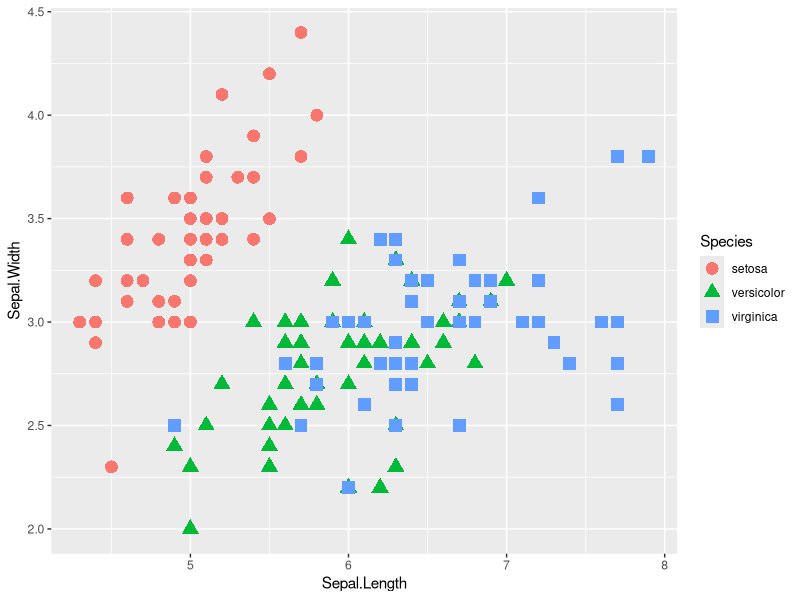
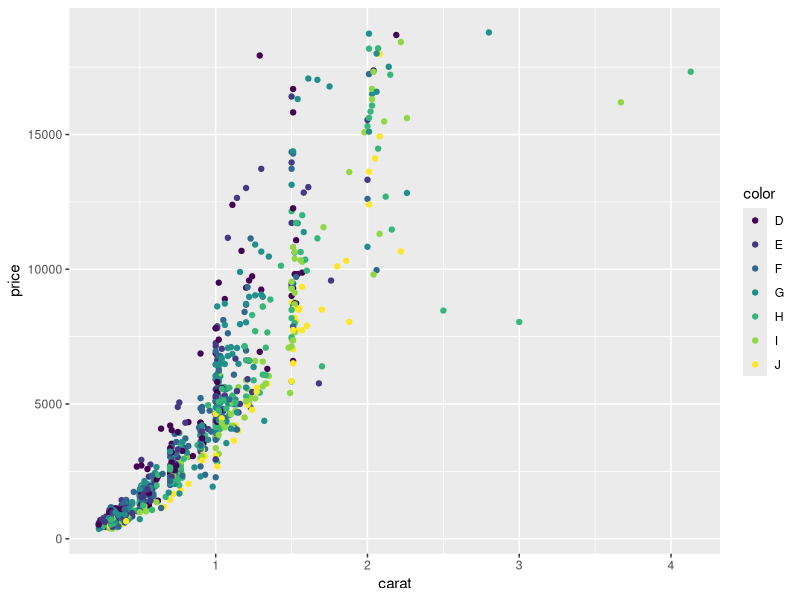
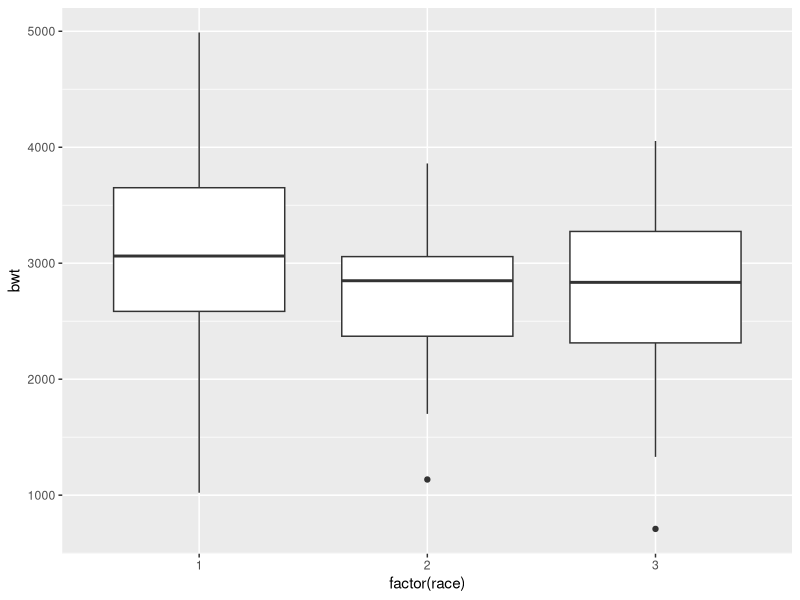
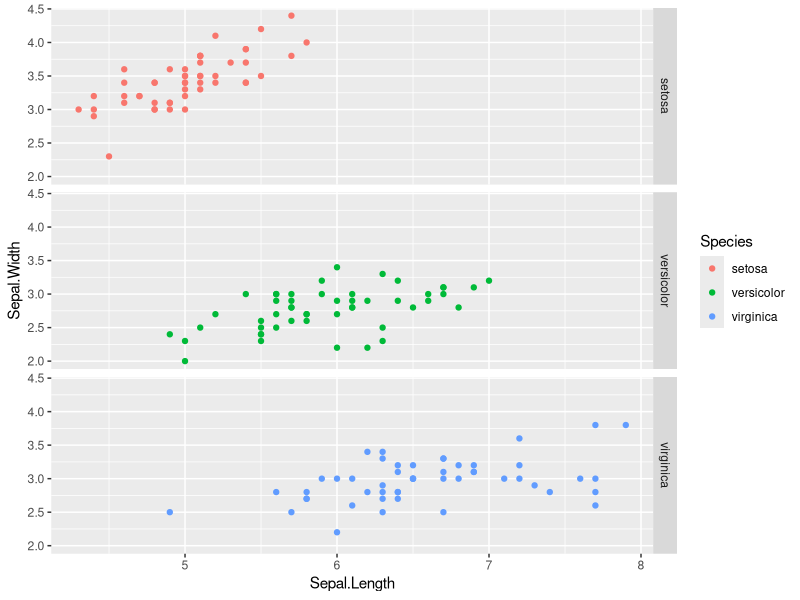
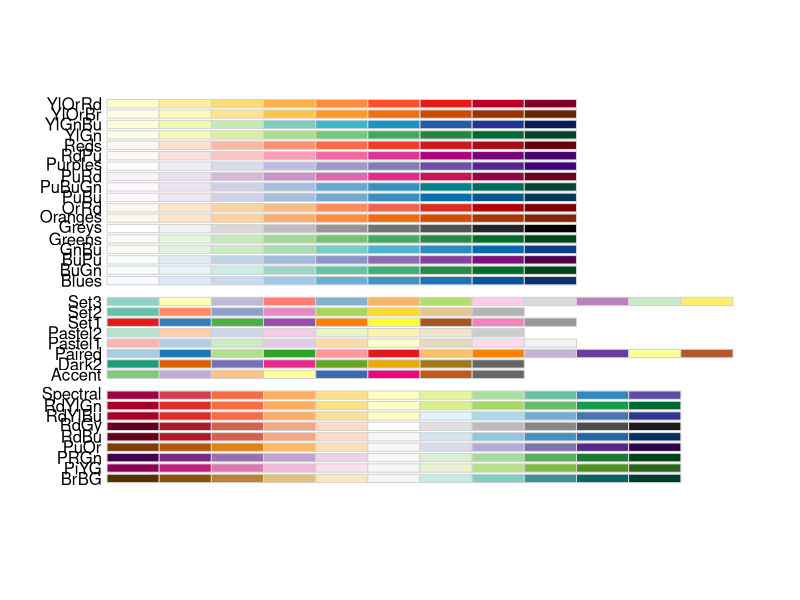
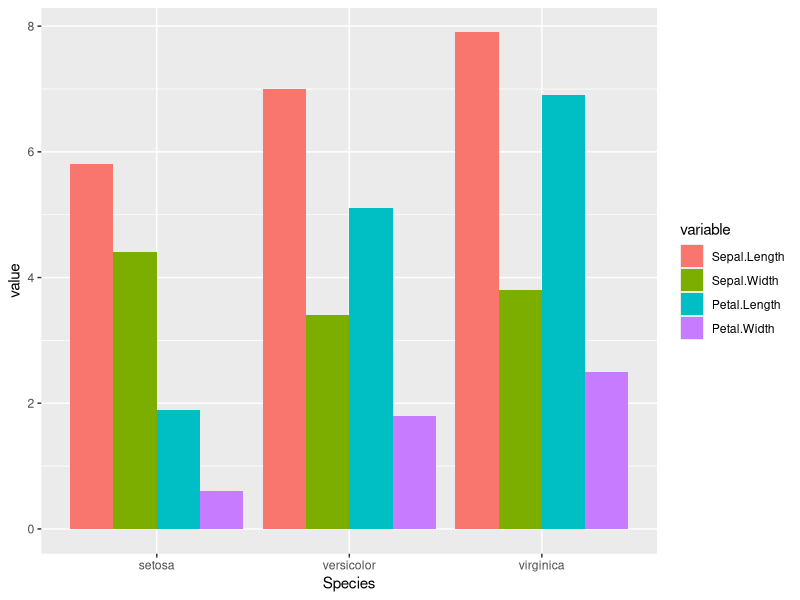

Recreate these plots in R, in order.
# ggplot leanring script
# Ian Kaufer ikaufer@email.arizona.edu
# 22-Feb 2015

install.packages("ggplot2", dependencies=TRUE)
install.packages("plyr")
install.packages("ggthemes")
install.packages("reshape2")

library("ggplot2")
library("reshape2")
library("ggthemes")
library("plyr")

myplot <- ggplot(data = iris, aes(x=Sepal.Length, y=Sepal.Width, color=Species)) + 
  geom_point(aes(shape=Species),size=4)
myplot

d2 <- diamonds[sample(1:dim(diamonds)[1], 1000), ]
dim(diamonds)
dim(diamonds)[1]

ggplot(d2, aes(carat,price, color=color)) + geom_point()

library("MASS")
ggplot(birthwt, aes(factor(race),bwt)) + geom_boxplot()

summary(myplot)
ggplot(iris,aes(Sepal.Length, Sepal.Width, color=Species)) + 
  geom_point() + 
  facet_grid(Species~.)
library(RColorBrewer)
display.brewer.all()

df <- melt(iris, id.vars="Species")
barGraph <- ggplot(df,aes(Species, value, fill=variable)) + geom_bar(stat="identity",position="dodge") + scale_color_manual(values = c("red","red","red"))
barGraph



